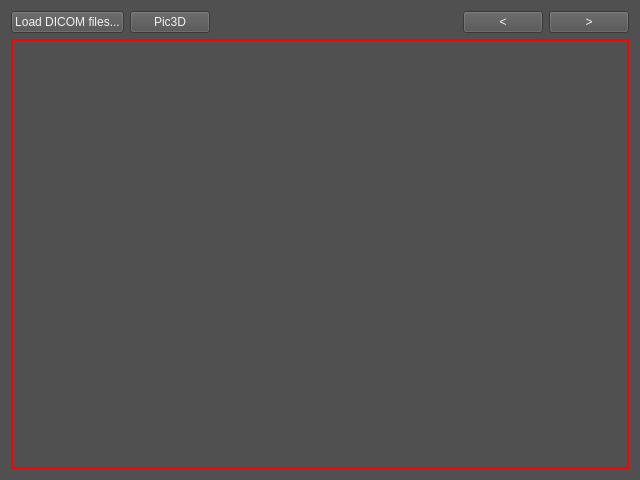
<?xml version="1.0" encoding="UTF-8"?>
<ui version="4.0">
 <class>QmitkDicomView</class>
 <widget class="QWidget" name="QmitkDicomView">
  <property name="geometry">
   <rect>
    <x>0</x>
    <y>0</y>
    <width>640</width>
    <height>480</height>
   </rect>
  </property>
  <property name="windowTitle">
   <string>Form</string>
  </property>
  <property name="styleSheet">
   <string notr="true">* {
	background-color: rgb(80, 80, 80);
	alternate-background-color: rgb(64, 64, 64);
	color: rgb(242, 239, 239);
}

QProgressBar {
  border-radius: 0px;
}

QProgressBar::chunk::horizontal{
background-color: dodgerblue;
width: 3px;
margin: 0.5px;
} </string>
  </property>
  <layout class="QVBoxLayout" name="verticalLayout" stretch="0,4">
   <item>
    <layout class="QHBoxLayout" name="horizontalLayout" stretch="0,0,1,0,0">
     <item>
      <widget class="QPushButton" name="btnLoadDICOM">
       <property name="text">
        <string>Load DICOM files...</string>
       </property>
      </widget>
     </item>
     <item>
      <widget class="QPushButton" name="btnLoadSth">
       <property name="text">
        <string>Pic3D</string>
       </property>
      </widget>
     </item>
     <item>
      <widget class="QProgressBar" name="progressBar">
       <property name="sizePolicy">
        <sizepolicy hsizetype="Preferred" vsizetype="Expanding">
         <horstretch>0</horstretch>
         <verstretch>0</verstretch>
        </sizepolicy>
       </property>
       <property name="minimum">
        <number>0</number>
       </property>
       <property name="maximum">
        <number>1</number>
       </property>
       <property name="alignment">
        <set>Qt::AlignCenter</set>
       </property>
       <property name="format">
        <string>%v / %m files</string>
       </property>
      </widget>
     </item>
     <item>
      <widget class="QPushButton" name="btnPreviousSlice">
       <property name="text">
        <string>&lt;</string>
       </property>
      </widget>
     </item>
     <item>
      <widget class="QPushButton" name="btnNextSlice">
       <property name="text">
        <string>&gt;</string>
       </property>
      </widget>
     </item>
    </layout>
   </item>
   <item>
    <widget class="QWidget" name="renderWindowContainer" native="true">
     <property name="styleSheet">
      <string notr="true">border: 2px solid red;</string>
     </property>
     <layout class="QVBoxLayout" name="verticalLayout_2">
      <property name="margin">
       <number>2</number>
      </property>
     </layout>
    </widget>
   </item>
  </layout>
 </widget>
 <resources/>
 <connections/>
</ui>
